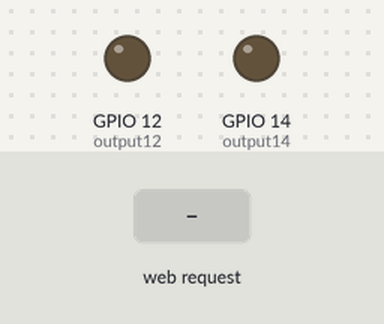
Recording of a sketch running on a simulated ESP32. Shown: output pins drawn as LEDs (lit = HIGH). Inputs (shaded band) come from the test bench. WiFi joins after 1.5 s; servers stay silent unless stated; what the sketch prints to the serial monitor is not drawn.

Above: at 2.7 s.
2.8 s: HTTP request GET /12/on received
At 3.3 s:
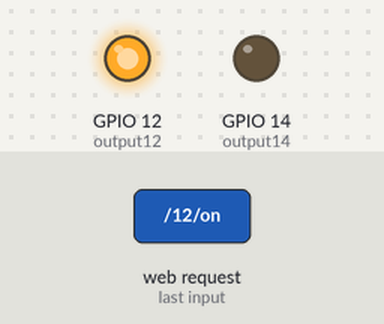
4.3 s: HTTP request GET /14/on received
At 5.5 s:
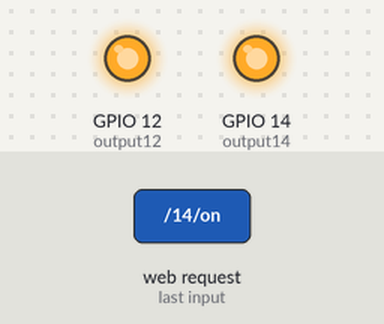
5.8 s: HTTP request GET /12/off received
At 6.8 s:
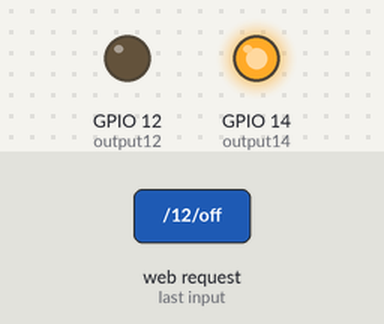
7.3 s: HTTP request GET /14/off received
At 8.0 s:
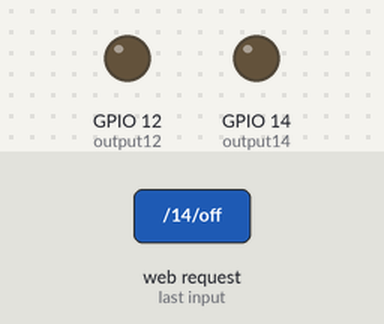
Timing chart, 0 to 9.8 s (numbered marks = the images above; inputs shaded):
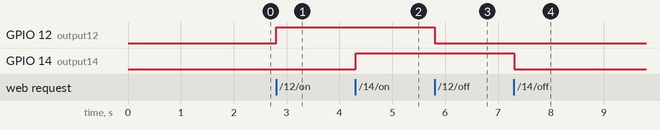

The sketch:

WifiBlink.ino
```cpp
// подключаем библиотеку Wi-Fi
#include <WiFi.h>
// замените своими сетевыми учетными данными
const char* ssid     = "TP-Link_C857";
const char* password = "14178054";
// установите номер порта веб-сервера на 80
WiFiServer server(80);
// переменная для хранения HTTP запроса
String header;
// вспомогательные переменные для хранения текущего состояния вывода
String output12State = "off";
String output14State = "off";
// назначаем выходные переменные контактам GPIO
#define output12 12
#define output14 14

// текущее время
unsigned long currentTime = millis();
// предыдущее время
unsigned long previousTime = 0;
// Define timeout time in milliseconds (example: 2000ms = 2s)
const long timeoutTime = 2000;

void setup() {
  Serial.begin(115200);
  // Initialize the output variables as outputs
  pinMode(output12, OUTPUT);
  pinMode(output14, OUTPUT);
  // устанавливаем контакты в состояние LOW
  digitalWrite(output12, LOW);
  digitalWrite(output14, LOW);
  // соединяемся с Wi-Fi сетью с нашим SSID и паролем
  Serial.print("Connecting to ");
  Serial.println(ssid);
  WiFi.begin(ssid, password);
  while (WiFi.status() != WL_CONNECTED) {
    delay(500);
    Serial.print(".");
  }
  // печатаем  локальный IP адрес и запускаем веб-сервер
  Serial.println("");
  Serial.println("WiFi connected.");
  Serial.println("IP address: ");
  Serial.println(WiFi.localIP());
  server.begin();
}

void loop(){
  WiFiClient client = server.accept();      // прослушиваем входящих клиентов
  if (client) {                             // если подключается новый клиент,
    currentTime = millis();
    previousTime = currentTime;
    Serial.println("New Client.");          // выводим сообщение в последовательный порт
    String currentLine = "";                // make a String to hold incoming data from the client
    while (client.connected() && currentTime - previousTime <= timeoutTime) {  // loop while the client's connected
      currentTime = millis();
      if (client.available()) {             // if there's bytes to read from the client,
        char c = client.read();             // read a byte, then
        Serial.write(c);                    // print it out the serial monitor
        header += c;
        if (c == '\n') {                    // if the byte is a newline character
          // if the current line is blank, you got two newline characters in a row.
          // that's the end of the client HTTP request, so send a response:
          if (currentLine.length() == 0) {
            // HTTP headers always start with a response code (e.g. HTTP/1.1 200 OK)
            // and a content-type so the client knows what's coming, then a blank line:
            client.println("HTTP/1.1 200 OK");
            client.println("Content-type:text/html");
            client.println("Connection: close");
            client.println();
            // turns the GPIOs on and off
            if (header.indexOf("GET /12/on") >= 0) {
              Serial.println("GPIO 12 on");
              output12State = "on";
              digitalWrite(output12, HIGH);
            } else if (header.indexOf("GET /12/off") >= 0) {
              Serial.println("GPIO 12 off");
              output12State = "off";
              digitalWrite(output12, LOW);
            } else if (header.indexOf("GET /14/on") >= 0) {
              Serial.println("GPIO 14 on");
              output14State = "on";
              digitalWrite(output14, HIGH);
            } else if (header.indexOf("GET /14/off") >= 0) {
              Serial.println("GPIO 14 off");
              output14State = "off";
              digitalWrite(output14, LOW);
            }
            // Display the HTML web page
            client.println("<!DOCTYPE html><html>");
            client.println("<head><meta name=\"viewport\" content=\"width=device-width, initial-scale=1\">");
            client.println("<link rel=\"icon\" href=\"data:,\">");
            // CSS to style the on/off buttons
            // Feel free to change the background-color and font-size attributes to fit your preferences
            client.println("<style>html { font-family: Helvetica; display: inline-block; margin: 0px auto; text-align: center;}");
            client.println(".button { background-color: #4CAF50; border: none; color: white; padding: 16px 40px;");
            client.println("text-decoration: none; font-size: 30px; margin: 2px; cursor: pointer;}");
            client.println(".button2 {background-color: #555555;}</style></head>");
            // Web Page Heading
            client.println("<body><h1>ESP32 Web Server</h1>");
            // Display current state, and ON/OFF buttons for GPIO 12
            client.println("<p>GPIO 12 - State " + output12State + "</p>");
            // If the output12State is off, it displays the ON button
            if (output12State=="off") {
              client.println("<p><a href=\"/12/on\"><button class=\"button\">ON</button></a></p>");
            } else {
              client.println("<p><a href=\"/12/off\"><button class=\"button button2\">OFF</button></a></p>");
            }
            // Display current state, and ON/OFF buttons for GPIO 14
            client.println("<p>GPIO 14 - State " + output14State + "</p>");
            // If the output14State is off, it displays the ON button
            if (output14State=="off") {
              client.println("<p><a href=\"/14/on\"><button class=\"button\">ON</button></a></p>");
            } else {
              client.println("<p><a href=\"/14/off\"><button class=\"button button2\">OFF</button></a></p>");
            }
            client.println("</body></html>");
            // ответ HTTP заканчивается еще одной пустой строкой
            client.println();
            // выходим из цикла while
            break;
          } else { // если появилась новая строка, очистим текущую строку
            currentLine = "";
          }
        } else if (c != '\r') {  // если у вас еще есть что то кроме символа возврата каретки,
          currentLine += c;      // добавляем его в конец текущей строки
        }
      }
    }
    // очищаем переменную заголовка
    header = "";
    // закрываем соединение
    client.stop();
    Serial.println("Client disconnected.");
    Serial.println("");
  }
}
```

Measured:
- after the input at 2.8 s, GPIO 12 (output12): LOW → HIGH at once
- after the input at 4.3 s, GPIO 14 (output14): LOW → HIGH at once
- after the input at 5.8 s, GPIO 12 (output12): HIGH → LOW at once
- after the input at 7.3 s, GPIO 14 (output14): HIGH → LOW at once
